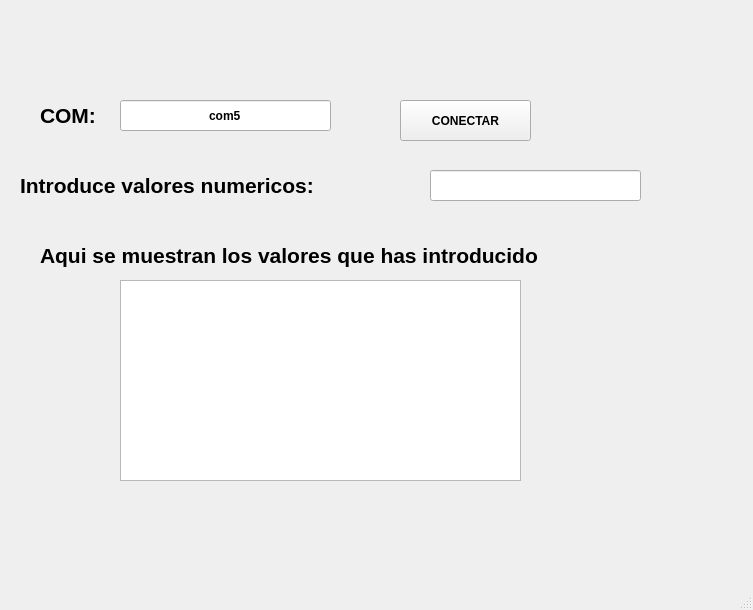
<?xml version="1.0" encoding="UTF-8"?>
<ui version="4.0">
 <class>MainWindow</class>
 <widget class="QMainWindow" name="MainWindow">
  <property name="geometry">
   <rect>
    <x>0</x>
    <y>0</y>
    <width>753</width>
    <height>610</height>
   </rect>
  </property>
  <property name="windowTitle">
   <string>MainWindow</string>
  </property>
  <widget class="QWidget" name="centralwidget">
   <widget class="QLabel" name="label">
    <property name="geometry">
     <rect>
      <x>20</x>
      <y>10</y>
      <width>191</width>
      <height>71</height>
     </rect>
    </property>
    <property name="text">
     <string/>
    </property>
    <property name="pixmap">
     <pixmap resource="../../../Resource/resource.qrc">:/Logos/uatlogopng.png</pixmap>
    </property>
    <property name="scaledContents">
     <bool>true</bool>
    </property>
   </widget>
   <widget class="QLabel" name="label_4">
    <property name="geometry">
     <rect>
      <x>570</x>
      <y>0</y>
      <width>171</width>
      <height>91</height>
     </rect>
    </property>
    <property name="text">
     <string/>
    </property>
    <property name="pixmap">
     <pixmap resource="../../../Resource/resource.qrc">:/Logos/fians.png</pixmap>
    </property>
    <property name="scaledContents">
     <bool>true</bool>
    </property>
   </widget>
   <widget class="QLabel" name="label_5">
    <property name="geometry">
     <rect>
      <x>620</x>
      <y>350</y>
      <width>121</width>
      <height>71</height>
     </rect>
    </property>
    <property name="text">
     <string/>
    </property>
    <property name="pixmap">
     <pixmap resource="../../../Resource/resource.qrc">:/Logos/Shelby-Logo.png</pixmap>
    </property>
    <property name="scaledContents">
     <bool>true</bool>
    </property>
   </widget>
   <widget class="QLineEdit" name="txt_com">
    <property name="geometry">
     <rect>
      <x>120</x>
      <y>100</y>
      <width>211</width>
      <height>31</height>
     </rect>
    </property>
    <property name="font">
     <font>
      <weight>75</weight>
      <bold>true</bold>
     </font>
    </property>
    <property name="text">
     <string>com5</string>
    </property>
    <property name="alignment">
     <set>Qt::AlignCenter</set>
    </property>
   </widget>
   <widget class="QLabel" name="label_2">
    <property name="geometry">
     <rect>
      <x>40</x>
      <y>100</y>
      <width>71</width>
      <height>31</height>
     </rect>
    </property>
    <property name="font">
     <font>
      <pointsize>16</pointsize>
      <weight>75</weight>
      <bold>true</bold>
     </font>
    </property>
    <property name="text">
     <string>COM:</string>
    </property>
   </widget>
   <widget class="QPushButton" name="btn_accion">
    <property name="geometry">
     <rect>
      <x>400</x>
      <y>100</y>
      <width>131</width>
      <height>41</height>
     </rect>
    </property>
    <property name="font">
     <font>
      <weight>75</weight>
      <bold>true</bold>
     </font>
    </property>
    <property name="text">
     <string>CONECTAR</string>
    </property>
   </widget>
   <widget class="QTextEdit" name="txt_valores">
    <property name="geometry">
     <rect>
      <x>120</x>
      <y>280</y>
      <width>401</width>
      <height>201</height>
     </rect>
    </property>
    <property name="font">
     <font>
      <pointsize>12</pointsize>
     </font>
    </property>
   </widget>
   <widget class="QLabel" name="label_3">
    <property name="geometry">
     <rect>
      <x>20</x>
      <y>170</y>
      <width>411</width>
      <height>31</height>
     </rect>
    </property>
    <property name="font">
     <font>
      <pointsize>16</pointsize>
      <weight>75</weight>
      <bold>true</bold>
     </font>
    </property>
    <property name="text">
     <string>Introduce valores numericos:</string>
    </property>
   </widget>
   <widget class="QLineEdit" name="txt_numero">
    <property name="geometry">
     <rect>
      <x>430</x>
      <y>170</y>
      <width>211</width>
      <height>31</height>
     </rect>
    </property>
    <property name="font">
     <font>
      <pointsize>10</pointsize>
      <weight>50</weight>
      <bold>false</bold>
     </font>
    </property>
    <property name="text">
     <string/>
    </property>
    <property name="alignment">
     <set>Qt::AlignCenter</set>
    </property>
   </widget>
   <widget class="QLabel" name="label_6">
    <property name="geometry">
     <rect>
      <x>40</x>
      <y>240</y>
      <width>671</width>
      <height>31</height>
     </rect>
    </property>
    <property name="font">
     <font>
      <pointsize>16</pointsize>
      <weight>75</weight>
      <bold>true</bold>
     </font>
    </property>
    <property name="text">
     <string>Aqui se muestran los valores que has introducido</string>
    </property>
   </widget>
  </widget>
  <widget class="QMenuBar" name="menubar">
   <property name="geometry">
    <rect>
     <x>0</x>
     <y>0</y>
     <width>753</width>
     <height>26</height>
    </rect>
   </property>
  </widget>
  <widget class="QStatusBar" name="statusbar"/>
 </widget>
 <resources>
  <include location="../../../Resource/resource.qrc"/>
 </resources>
 <connections/>
</ui>
